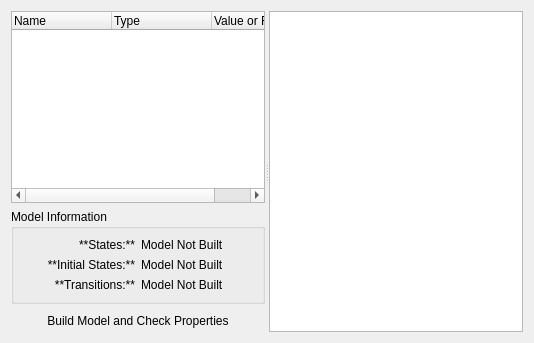
      <widget class="QWidget" name="modelTab">
       <attribute name="icon">
        <iconset theme="code-block">
         <normaloff>.</normaloff>.</iconset>
       </attribute>
       <attribute name="title">
        <string>Model Editor</string>
       </attribute>
       <layout class="QHBoxLayout" name="horizontalLayout_3">
        <item>
         <widget class="QSplitter" name="modelSplitter">
          <property name="orientation">
           <enum>Qt::Horizontal</enum>
          </property>
          <widget class="QWidget" name="layoutWidget">
           <layout class="QVBoxLayout" name="modelLeftVBox">
            <item>
             <widget class="QTreeWidget" name="modelInfoTree">
              <property name="sizePolicy">
               <sizepolicy hsizetype="Preferred" vsizetype="Expanding">
                <horstretch>0</horstretch>
                <verstretch>0</verstretch>
               </sizepolicy>
              </property>
              <property name="maximumSize">
               <size>
                <width>16777215</width>
                <height>16777215</height>
               </size>
              </property>
              <property name="baseSize">
               <size>
                <width>200</width>
                <height>0</height>
               </size>
              </property>
              <property name="toolTip">
               <string>&lt;html&gt;&lt;head/&gt;&lt;body&gt;&lt;p&gt;&lt;span style=&quot; font-weight:600;&quot;&gt;Model Parse Tree&lt;/span&gt;&lt;/p&gt;&lt;p&gt;This parse tree is populated when the model is built and shows the heirarchy of the model, including constants, variables, formulas, modules, etc.&lt;/p&gt;&lt;p&gt;Additionally, on model-file saving (if there is an active properties' file) the model file will be parsed and this tree will be populated.&lt;/p&gt;&lt;/body&gt;&lt;/html&gt;</string>
              </property>
              <property name="statusTip">
               <string>The model heirarchy.</string>
              </property>
              <property name="whatsThis">
               <string>&lt;html&gt;&lt;head/&gt;&lt;body&gt;&lt;p&gt;The model information tree shows the parse tree of the model. It shows the type of the model (CTMC and DTMC are the only supported types for STAMINA), as well as all of the other explicitly defined things in the PRISM model, shown in heirarchy.&lt;/p&gt;&lt;p&gt;&lt;span style=&quot; font-weight:600;&quot;&gt;Modules: &lt;/span&gt;Modules are like namespaces. In PRISM syntax, these define scope. Anything defined in a module generally is only accessible to that module, unless defined as &amp;quot;global&amp;quot;.&lt;/p&gt;&lt;p&gt;&lt;span style=&quot; font-weight:600;&quot;&gt;Variables: &lt;/span&gt;Variables can hold data of different types.&lt;/p&gt;&lt;p&gt;&lt;span style=&quot; font-weight:600;&quot;&gt;Constants: &lt;/span&gt;Constants are like constants in any other language. They are unchanging variables that can be defined either explicitly in the file, or at runtime.&lt;/p&gt;&lt;p&gt;&lt;span style=&quot; font-weight:600;&quot;&gt;Formulas: &lt;/span&gt;Formulas allow the user to define rates or guard probabilities based on the current state-values of variables.&lt;/p&gt;&lt;p&gt;&lt;span style=&quot; font-weight:600;&quot;&gt;Updates: &lt;/span&gt;Updates allow variable values to update with probabilities and new values in state transitions.&lt;/p&gt;&lt;/body&gt;&lt;/html&gt;</string>
              </property>
              <property name="frameShadow">
               <enum>QFrame::Sunken</enum>
              </property>
              <property name="alternatingRowColors">
               <bool>true</bool>
              </property>
              <column>
               <property name="text">
                <string>Name</string>
               </property>
              </column>
              <column>
               <property name="text">
                <string>Type</string>
               </property>
              </column>
              <column>
               <property name="text">
                <string>Value or Formula</string>
               </property>
              </column>
             </widget>
            </item>
            <item>
             <widget class="QGroupBox" name="modelInfoVBox">
              <property name="maximumSize">
               <size>
                <width>16777215</width>
                <height>16777215</height>
               </size>
              </property>
              <property name="baseSize">
               <size>
                <width>200</width>
                <height>0</height>
               </size>
              </property>
              <property name="title">
               <string>Model Information</string>
              </property>
              <property name="flat">
               <bool>true</bool>
              </property>
              <layout class="QVBoxLayout" name="verticalLayout_3">
               <item>
                <layout class="QHBoxLayout" name="statesHBox">
                 <item>
                  <widget class="QLabel" name="statesTitleLabel">
                   <property name="text">
                    <string>**States:**</string>
                   </property>
                   <property name="textFormat">
                    <enum>Qt::MarkdownText</enum>
                   </property>
                   <property name="alignment">
                    <set>Qt::AlignRight|Qt::AlignTrailing|Qt::AlignVCenter</set>
                   </property>
                  </widget>
                 </item>
                 <item>
                  <widget class="QLabel" name="statesLabel">
                   <property name="toolTip">
                    <string>&lt;html&gt;&lt;head/&gt;&lt;body&gt;&lt;p&gt;The number of states in the model. If the model is not built, will say &amp;quot;Model Not Built&amp;quot;.&lt;/p&gt;&lt;/body&gt;&lt;/html&gt;</string>
                   </property>
                   <property name="statusTip">
                    <string>Number of states in the (truncated) built model.</string>
                   </property>
                   <property name="text">
                    <string>Model Not Built</string>
                   </property>
                  </widget>
                 </item>
                </layout>
               </item>
               <item>
                <layout class="QHBoxLayout" name="initStatesHBox">
                 <item>
                  <widget class="QLabel" name="initStatesTitleLabel">
                   <property name="text">
                    <string>**Initial States:**</string>
                   </property>
                   <property name="textFormat">
                    <enum>Qt::MarkdownText</enum>
                   </property>
                   <property name="alignment">
                    <set>Qt::AlignRight|Qt::AlignTrailing|Qt::AlignVCenter</set>
                   </property>
                  </widget>
                 </item>
                 <item>
                  <widget class="QLabel" name="initStatesLabel">
                   <property name="toolTip">
                    <string>&lt;html&gt;&lt;head/&gt;&lt;body&gt;&lt;p&gt;The number of initial states in the model. If the model is not built, will say &amp;quot;Model Not Built&amp;quot;.&lt;/p&gt;&lt;/body&gt;&lt;/html&gt;</string>
                   </property>
                   <property name="statusTip">
                    <string>Number of initial states (generally 1).</string>
                   </property>
                   <property name="text">
                    <string>Model Not Built</string>
                   </property>
                  </widget>
                 </item>
                </layout>
               </item>
               <item>
                <layout class="QHBoxLayout" name="transitionsHBox">
                 <item>
                  <widget class="QLabel" name="transitionsTitleLabel">
                   <property name="text">
                    <string>**Transitions:**</string>
                   </property>
                   <property name="textFormat">
                    <enum>Qt::MarkdownText</enum>
                   </property>
                   <property name="alignment">
                    <set>Qt::AlignRight|Qt::AlignTrailing|Qt::AlignVCenter</set>
                   </property>
                  </widget>
                 </item>
                 <item>
                  <widget class="QLabel" name="transitionsLabel">
                   <property name="toolTip">
                    <string>&lt;html&gt;&lt;head/&gt;&lt;body&gt;&lt;p&gt;The number of transitions between states in the model. If the model is not built, will say &amp;quot;Model Not Built&amp;quot;.&lt;/p&gt;&lt;/body&gt;&lt;/html&gt;</string>
                   </property>
                   <property name="statusTip">
                    <string>Number of transitions in the (truncated) built model.</string>
                   </property>
                   <property name="whatsThis">
                    <string>Number of transitions in the (truncated) built model.</string>
                   </property>
                   <property name="text">
                    <string>Model Not Built</string>
                   </property>
                  </widget>
                 </item>
                </layout>
               </item>
              </layout>
             </widget>
            </item>
            <item>
             <widget class="QPushButton" name="buildModelButton">
              <property name="baseSize">
               <size>
                <width>200</width>
                <height>0</height>
               </size>
              </property>
              <property name="toolTip">
               <string>&lt;html&gt;&lt;head/&gt;&lt;body&gt;&lt;p&gt;Build the model and check all current properties.&lt;/p&gt;&lt;/body&gt;&lt;/html&gt;</string>
              </property>
              <property name="statusTip">
               <string>Builds the model and checks the properties in the associated properties file.</string>
              </property>
              <property name="text">
               <string>Build Model and Check Properties</string>
              </property>
              <property name="icon">
               <iconset theme="run-build">
                <normaloff>.</normaloff>.</iconset>
              </property>
              <property name="flat">
               <bool>true</bool>
              </property>
             </widget>
            </item>
           </layout>
          </widget>
          <widget class="QWidget" name="modelFileLayout">
           <layout class="QVBoxLayout" name="modelFileVBoxLayout">
            <item>
             <widget class="stamina::gui::addons::CodeEditor" name="modelFile">
              <property name="font">
               <font>
                <family>Noto Sans Mono</family>
               </font>
              </property>
              <property name="toolTip">
               <string>Model file editor</string>
              </property>
              <property name="statusTip">
               <string>Syntax-highlighting enabled editor which allows you to write models in the PRISM language.</string>
              </property>
              <property name="whatsThis">
               <string>Syntax-highlighting enabled editor which allows you to write models in the PRISM language.</string>
              </property>
              <property name="frameShape">
               <enum>QFrame::StyledPanel</enum>
              </property>
              <property name="frameShadow">
               <enum>QFrame::Sunken</enum>
              </property>
             </widget>
            </item>
           </layout>
          </widget>
         </widget>
        </item>
       </layout>
      </widget>
